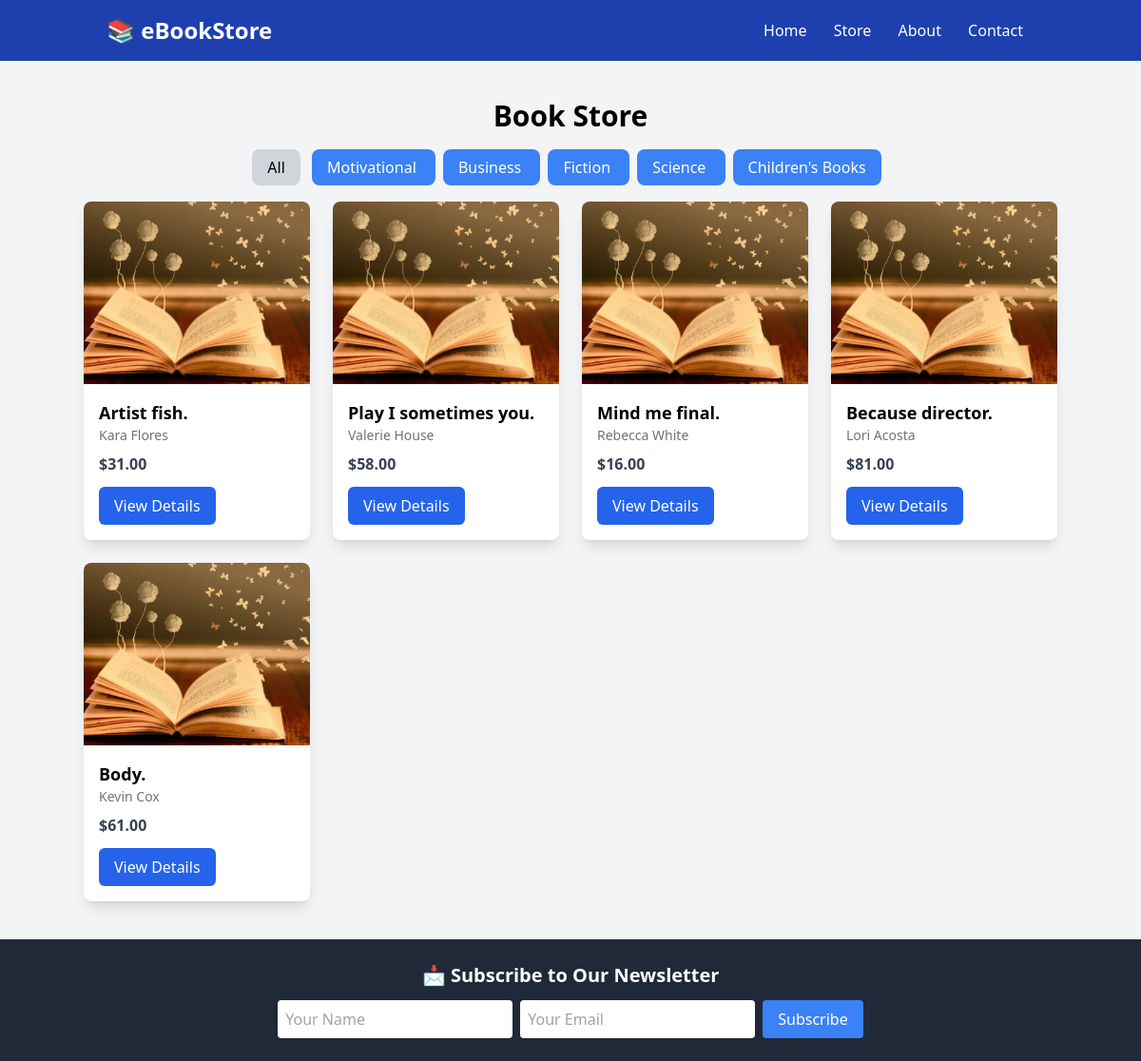
Screenshot of /store/?category=2 with the database file from the repository.
### e_BookStore/models.py (models this page shows, shortened)
class Category(models.Model):
    name = models.CharField(max_length=100, unique=True)
    description = models.TextField(blank=True, null=True)
    created_at = models.DateTimeField(auto_now_add=True)
    updated_at = models.DateTimeField(auto_now=True)

class Book(models.Model):
    title = models.CharField(max_length=255)
    author = models.CharField(max_length=255)
    description = models.TextField()
    price = models.DecimalField(max_digits=10, decimal_places=2)
    stock = models.PositiveIntegerField()
    category = models.ForeignKey(Category, on_delete=models.CASCADE)  # Updated field
    cover_image = models.ImageField(upload_to='book_covers/', blank=True, null=True)
    published_date = models.DateField()
    created_at = models.DateTimeField(auto_now_add=True)
    updated_at = models.DateTimeField(auto_now=True)

### e_BookStore/views.py (the view)
# urls.py: path('store/', views.store, name='store'),
def store(request):
    category_id = request.GET.get('category')  # Get category from URL
    if category_id:
        books = Book.objects.filter(category_id=category_id)
    else:
        books = Book.objects.all()
    categories = Category.objects.all()  # Get all categories
    return render(request, 'store.html', {'books': books, 'categories': categories})

### e_BookStore/templates/store.html
{% extends 'base.html' %}
{% load static %}
{% block content %}
<div class="container mx-auto py-10">
    <h2 class="text-3xl font-bold text-center mb-6">Book Store</h2>
    <div class="mb-6 text-center">
        <a href="{% url 'store' %}" class="bg-gray-300 px-4 py-2 rounded-lg mr-2">All</a>
        {% for category in categories %}
        <a href="{% url 'store' %}?category={{ category.id }}" class="bg-blue-500 text-white px-4 py-2 rounded-lg hover:bg-blue-700 mr-2">
            {{ category.name }}
        </a>
        {% endfor %}
    </div>
    <div class="grid grid-cols-4 gap-6">
        {% for book in books %}
        <div class="bg-white shadow-lg rounded-lg overflow-hidden hover:shadow-xl transition">
            <img src="{% static 'images/124491.webp' %}" alt="{{ book.title }}" class="w-full h-48 object-cover">
            <div class="p-4">
                <h4 class="text-lg font-semibold">{{ book.title }}</h4>
                <p class="text-sm text-gray-500">{{ book.author }}</p>
                <p class="text-gray-700 font-bold mt-2">${{ book.price }}</p>
                <a href="{% url 'book_detail' book.id %}" class="mt-3 inline-block bg-blue-600 text-white px-4 py-2 rounded-md hover:bg-blue-700">
                    View Details
                </a>
            </div>
        </div>
        {% empty %}
        <p class="col-span-4 text-center text-gray-600">No books found.</p>
        {% endfor %}
    </div>
</div>
{% endblock %}

### rows the page displays
Category: name "Motivational"
Category: name "Business"
Category: name "Fiction"
Category: name "Science"
Category: name "Children's Books"
Book: title "Artist fish.", author "Kara Flores", price "31.00"
Book: title "Play I sometimes you.", author "Valerie House", price "58.00"
Book: title "Mind me final.", author "Rebecca White", price "16.00"
Book: title "Because director.", author "Lori Acosta", price "81.00"
Book: title "Body.", author "Kevin Cox", price "61.00"
